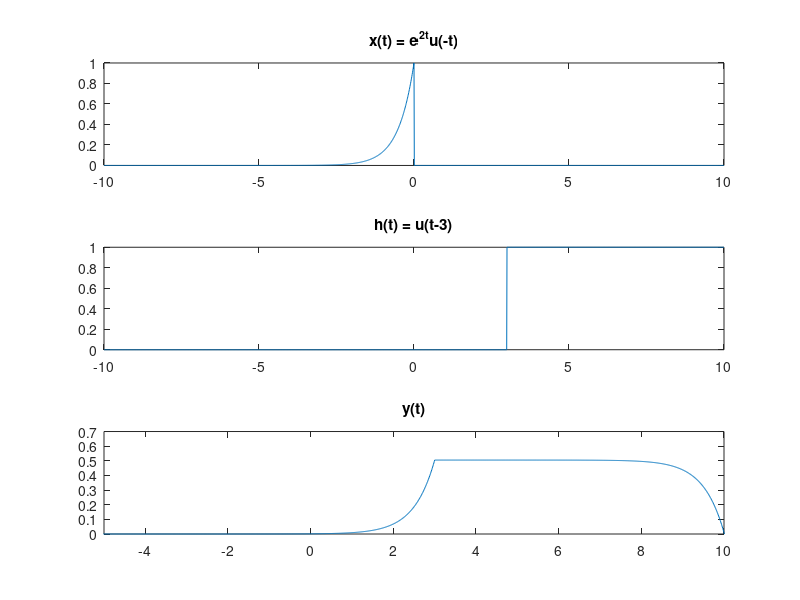

This figure's MATLAB source:
t = -10:0.01:10;
x = exp(2*t) .* (t <= 0);
h = 1.0 * (t >= 3);

y = conv(x, h) * 0.01;
t2 = linspace(2*min(t), 2*max(t), length(y));

figure;
subplot(3,1,1);
plot(t, x);
title('x(t) = e^{2t}u(-t)');

subplot(3,1,2);
plot(t, h);
title('h(t) = u(t-3)');

subplot(3,1,3);
plot(t2, y);
xlim([-5 10]);
title('y(t)'); 
